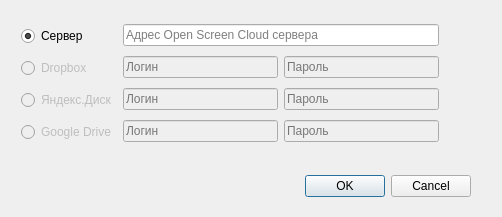
<?xml version="1.0" encoding="UTF-8"?>
<ui version="4.0">
 <class>Settings</class>
 <widget class="QDialog" name="Settings">
  <property name="geometry">
   <rect>
    <x>0</x>
    <y>0</y>
    <width>502</width>
    <height>217</height>
   </rect>
  </property>
  <property name="windowTitle">
   <string>Dialog</string>
  </property>
  <widget class="QDialogButtonBox" name="submitButtons">
   <property name="geometry">
    <rect>
     <x>300</x>
     <y>170</y>
     <width>171</width>
     <height>32</height>
    </rect>
   </property>
   <property name="orientation">
    <enum>Qt::Horizontal</enum>
   </property>
   <property name="standardButtons">
    <set>QDialogButtonBox::Cancel|QDialogButtonBox::Ok</set>
   </property>
  </widget>
  <widget class="QWidget" name="layoutWidget">
   <property name="geometry">
    <rect>
     <x>21</x>
     <y>20</y>
     <width>418</width>
     <height>128</height>
    </rect>
   </property>
   <layout class="QHBoxLayout" name="horizontalLayout_4">
    <item>
     <layout class="QVBoxLayout" name="verticalLayout">
      <item>
       <widget class="QRadioButton" name="serverRadioButton">
        <property name="text">
         <string>Сервер</string>
        </property>
        <property name="checked">
         <bool>true</bool>
        </property>
       </widget>
      </item>
      <item>
       <widget class="QRadioButton" name="serverRadioButton_2">
        <property name="enabled">
         <bool>false</bool>
        </property>
        <property name="text">
         <string>Dropbox</string>
        </property>
       </widget>
      </item>
      <item>
       <widget class="QRadioButton" name="serverRadioButton_3">
        <property name="enabled">
         <bool>false</bool>
        </property>
        <property name="text">
         <string>Яндекс.Диск</string>
        </property>
       </widget>
      </item>
      <item>
       <widget class="QRadioButton" name="serverRadioButton_4">
        <property name="enabled">
         <bool>false</bool>
        </property>
        <property name="text">
         <string>Google Drive</string>
        </property>
       </widget>
      </item>
     </layout>
    </item>
    <item>
     <layout class="QVBoxLayout" name="verticalLayout_2">
      <item>
       <widget class="QLineEdit" name="serverEdit">
        <property name="text">
         <string/>
        </property>
        <property name="placeholderText">
         <string>Адрес Open Screen Cloud сервера</string>
        </property>
       </widget>
      </item>
      <item>
       <layout class="QHBoxLayout" name="horizontalLayout">
        <item>
         <widget class="QLineEdit" name="lineEdit">
          <property name="enabled">
           <bool>false</bool>
          </property>
          <property name="placeholderText">
           <string>Логин</string>
          </property>
         </widget>
        </item>
        <item>
         <widget class="QLineEdit" name="lineEdit_2">
          <property name="enabled">
           <bool>false</bool>
          </property>
          <property name="placeholderText">
           <string>Пароль</string>
          </property>
         </widget>
        </item>
       </layout>
      </item>
      <item>
       <layout class="QHBoxLayout" name="horizontalLayout_2">
        <item>
         <widget class="QLineEdit" name="lineEdit_3">
          <property name="enabled">
           <bool>false</bool>
          </property>
          <property name="placeholderText">
           <string>Логин</string>
          </property>
         </widget>
        </item>
        <item>
         <widget class="QLineEdit" name="lineEdit_4">
          <property name="enabled">
           <bool>false</bool>
          </property>
          <property name="placeholderText">
           <string>Пароль</string>
          </property>
         </widget>
        </item>
       </layout>
      </item>
      <item>
       <layout class="QHBoxLayout" name="horizontalLayout_3">
        <item>
         <widget class="QLineEdit" name="lineEdit_5">
          <property name="enabled">
           <bool>false</bool>
          </property>
          <property name="placeholderText">
           <string>Логин</string>
          </property>
         </widget>
        </item>
        <item>
         <widget class="QLineEdit" name="lineEdit_6">
          <property name="enabled">
           <bool>false</bool>
          </property>
          <property name="placeholderText">
           <string>Пароль</string>
          </property>
         </widget>
        </item>
       </layout>
      </item>
     </layout>
    </item>
   </layout>
  </widget>
 </widget>
 <resources/>
 <connections>
  <connection>
   <sender>submitButtons</sender>
   <signal>accepted()</signal>
   <receiver>Settings</receiver>
   <slot>accept()</slot>
   <hints>
    <hint type="sourcelabel">
     <x>248</x>
     <y>254</y>
    </hint>
    <hint type="destinationlabel">
     <x>157</x>
     <y>274</y>
    </hint>
   </hints>
  </connection>
  <connection>
   <sender>submitButtons</sender>
   <signal>rejected()</signal>
   <receiver>Settings</receiver>
   <slot>reject()</slot>
   <hints>
    <hint type="sourcelabel">
     <x>316</x>
     <y>260</y>
    </hint>
    <hint type="destinationlabel">
     <x>286</x>
     <y>274</y>
    </hint>
   </hints>
  </connection>
 </connections>
</ui>
